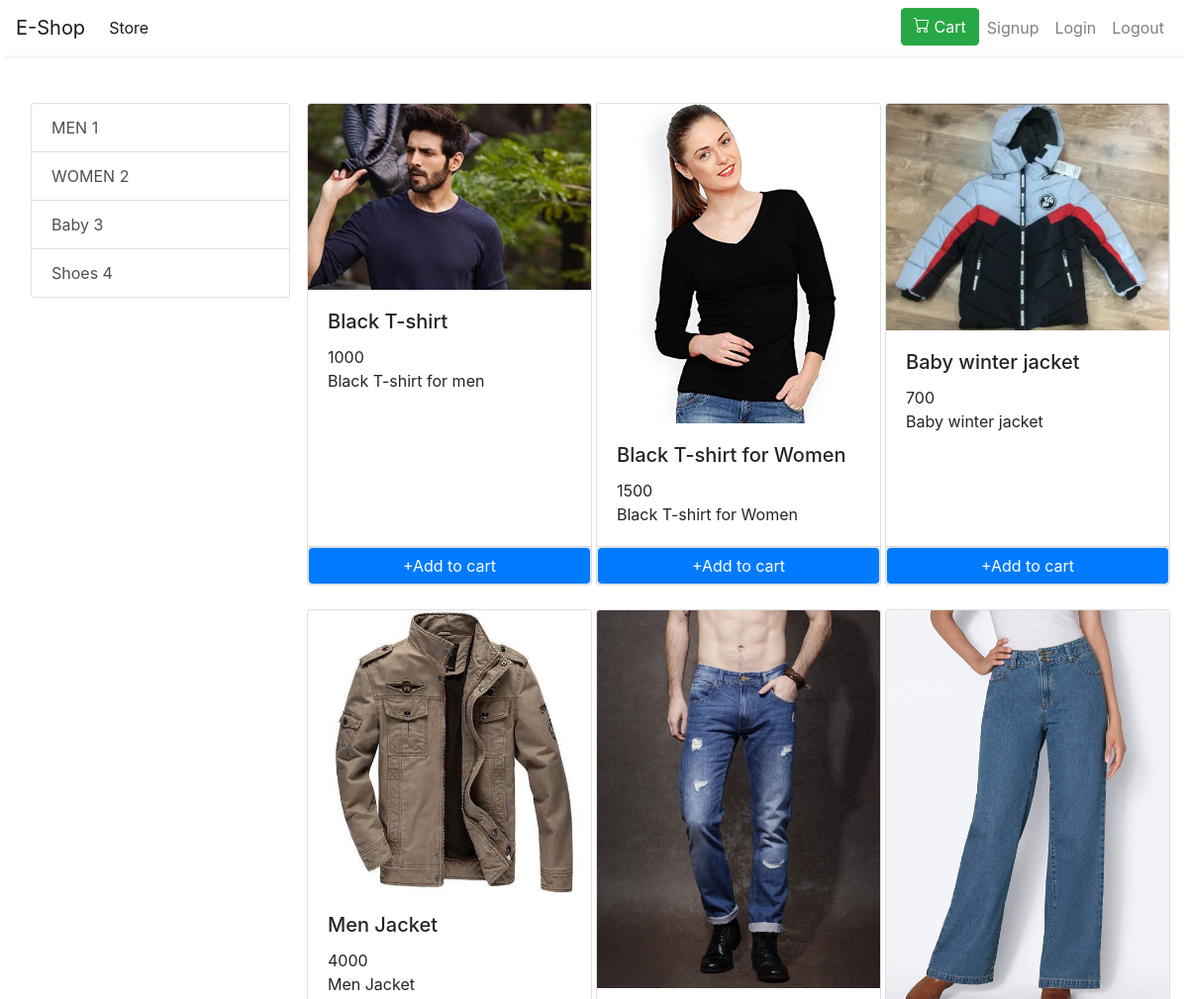
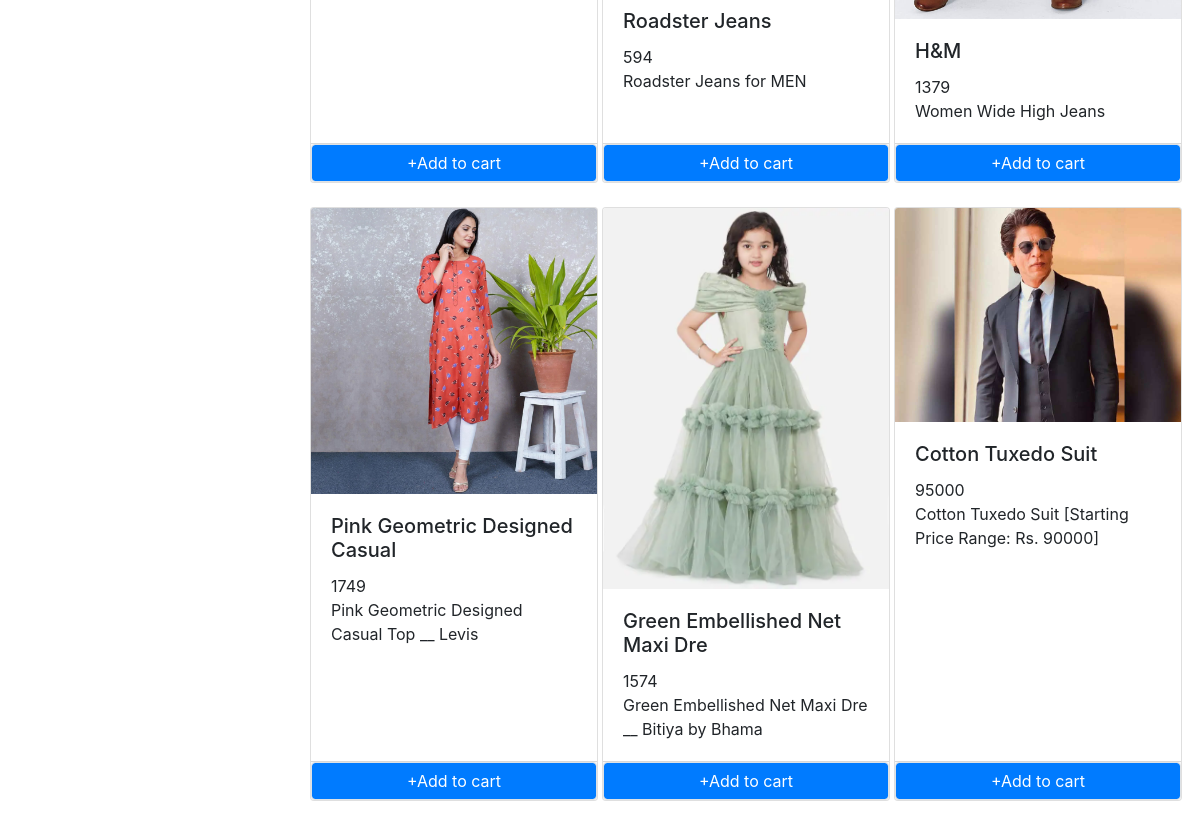
The page / on the database its author committed (2 pictures, top to bottom).
### store/models/category.py (models this page shows, shortened)
class Category(models.Model):
    name = models.CharField(max_length=20)
    @staticmethod
    def get_all_category():
        return Category.objects.all()

### store/models/product.py (models this page shows, shortened)
class Product(models.Model):
    name = models.CharField(max_length=30)
    price = models.IntegerField(default=100)
    category = models.ForeignKey( Category, on_delete = models.CASCADE, default = 1)
    description = models.CharField(max_length=500)
    image = models.ImageField(upload_to='uploads/products/')
    @staticmethod
    def get_all_products():
        return Product.objects.all()

### store/views.py (the view, shortened to what this page needs)
# urls.py: path('', views.index, name='index'),
def index(request):
    if request.method == 'GET':
        data = {}
        cart = request.session.get('cart')
        if not cart:
            cart = {}
        categories = Category.get_all_category()
        categoryID = request.GET.get('category')
        if categoryID:
            products = Product.get_all_products_by_categoryid(categoryID)
        else:
            products = Product.get_all_products()
        data['products'] = products
        data['categories'] = categories
        print('you are logged in as : ',request.session.get('email'))
        return render(request,'store/index.html',data)

### store/templates/store/index.html (shortened to what this page needs)
{% extends "base.html" %}
{% load cart %}
{% block body %}
  <div class="row mt-3 ml-3 mr-3">
    <div class="col-lg-3 mx-auto">
      <ul class="list-group">
        {% for category in categories %}
        <a href="/?category={{category.id}}" class="list-group-item list-group-item-action">{{category.name}} {{category.id}}</a>
        {% endfor %}
      </ul>
    </div>
    <div id="products" class="col-lg-9 mx-auto">
    <div class="row mb-4">
        {% for product in products %}
        <div class="card mx-auto mb-4" style="width: 18rem;">
          <img class="card-img-top" src = "{{product.image.url}}" alt="Card image cap">
          <div class="card-body">
            <h5 class="card-title">{{product.name}}</h5>
            <p class="card-text">{{product.price}}<br>{{product.description}}</p>
          </div>
          <div class="card-footer no-gutters p-0">
            {% if product|is_in_cart:request.session.cart %}
            <div class="row text-center no-gutters">
              <form action="/" class="col-2" method="post">
                {% csrf_token %}
                <input hidden type="text" name='product_id' value='{{product.id}}'>
                <input hidden type="text" name='remove' value='True'>
                <input type="submit" value=" - " class="btn btn-block btn-light">
              </form>
              <div class="text-center col">{{product|cart_quantity:request.session.cart}} in cart</div>
              <form action="/" class="col-2" method="post">
                {% csrf_token %}
                <input hidden type="text" name='product_id' value='{{product.id}}'>
                <input type="submit" value=" + " class="btn btn-block btn-light">
              </form>
            </div>
            {% else %}
            <form action="/" method="POST" class="btn-block">
              <input type="submit" class="float-right btn-block btn btn-primary border form-control" value="+Add to cart">
            </form>
            {% endif %}
          </div>
        </div>
        {% endfor %}
    </div>
    </div>
  </div>
{% endblock %}

### store/templates/base.html (shortened to what this page needs)
<!DOCTYPE html>
<html lang="en">
  <head>
    <link
      rel="stylesheet"
      href="https://maxcdn.bootstrapcdn.com/bootstrap/4.0.0/css/bootstrap.min.css"
    />
  </head>
  <body>
    <nav
      class="one-edge-shadow sticky-top navbar navbar-expand-lg navbar-light bg-white mb-5"
    >
      <a class="navbar-brand" href="/">E-Shop</a>
      <div class="collapse navbar-collapse" id="navbarSupportedContent">
        <ul class="navbar-nav mr-auto">
          <li class="nav-item active">
            <a class="nav-link" href="/store"
              >Store <span class="sr-only">(current)</span></a
            >
          </li>
        </ul>
        <ul class="navbar-nav my-2 my-lg-0">
          <li class="nav-item">
            <button type="button" class="btn btn-success" fdprocessedid="g0hme">
              Cart
            </button>
          </li>
          <li class="nav-item">
            <a class="nav-link" href="/signup"
              >Signup<span class="sr-only">(current)</span></a
            >
          </li>
          <li class="nav-item">
            <a class="nav-link" href="/login"
              >Login<span class="sr-only">(current)</span></a
            >
          </li>
          <li class="nav-item">
            <a class="nav-link" href="/logout"
              >Logout<span class="sr-only">(current)</span></a
            >
          </li>
        </ul>
      </div>
    </nav>
    {% block body %}{% endblock %}
  </body>
</html>

### store/templates/base.html (style rules this page uses)
nav { background-color: white; }
.one-edge-shadow { box-shadow: 0 8px 2px -5px rgb(246, 245, 245); }

### rows shown on the page
Category: name "MEN", id "1"
Category: name "WOMEN", id "2"
Category: name "Baby", id "3"
Category: name "Shoes", id "4"
Product: image (picture), name "Black T-shirt", price "1000", description "Black T-shirt for men"
Product: image (picture), name "Black T-shirt for Women", price "1500", description "Black T-shirt for Women"
Product: image (picture), name "Baby winter jacket", price "700", description "Baby winter jacket"
Product: image (picture), name "Men Jacket", price "4000", description "Men Jacket"
Product: image (picture), name "Roadster Jeans", price "594", description "Roadster Jeans for MEN"
Product: image (picture), name "H&M", price "1379", description "Women Wide High Jeans"
Product: image (picture), name "Pink Geometric Designed Casual", price "1749", description "Pink Geometric Designed Casual Top __ Levis"
Product: image (picture), name "Green Embellished Net Maxi Dre", price "1574", description "Green Embellished Net Maxi Dre __ Bitiya by Bhama"
Product: image (picture), name "Cotton Tuxedo Suit", price "95000", description "Cotton Tuxedo Suit [Starting Price Range: Rs. 90000]"
